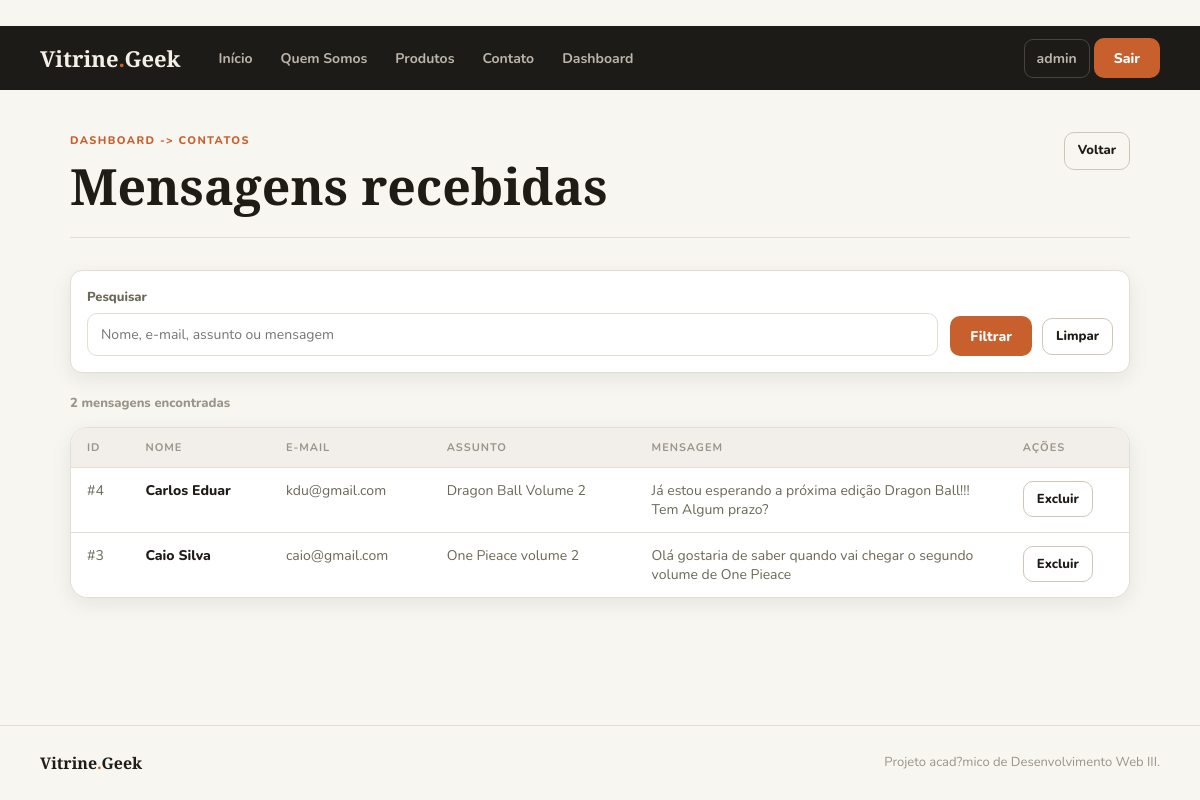
Screenshot of /contato (signed in) with the database file from the repository.
### app/models.py (models this page shows)
class Contato(models.Model):
    nome = models.CharField(max_length=100)
    email = models.EmailField(max_length=100)
    assunto = models.CharField(max_length=100)
    mensagem = models.TextField()

### app/views.py (the view, shortened to what this page needs)
# urls.py: path('contato', views.listarContato, name="contato"),
@login_required
@staff_member_required
def listarContato(request):
    busca = request.GET.get('q', '').strip()
    contatos = Contato.objects.all().order_by('-id')
    contatos_paginados, querystring = paginar_queryset(request, contatos, 10)
    return render(request, 'contato.html', {
        'contatos': contatos_paginados,
        'busca': busca,
        'querystring': querystring,
    })

### app/views.py (called while the page is built)
def paginar_queryset(request, queryset, por_pagina=10):
    query_params = request.GET.copy()
    query_params.pop('page', None)
    paginator = Paginator(queryset, por_pagina)
    return paginator.get_page(request.GET.get('page')), query_params.urlencode()

### app/templates/contato.html (shortened to what this page needs)
{% extends 'template.html' %}
{% block conteudo %}
<div class="dash-header">
    <div>
        <span class="section-label">Dashboard -> Contatos</span>
        <h1>Mensagens recebidas</h1>
    </div>
    <a href="{% url 'dashboard' %}" class="btn-ghost-sm">Voltar</a>
</div>
<form method="get" class="admin-filters admin-filters--single">
    <div class="filter-field">
        <label for="q">Pesquisar</label>
        <input type="search" id="q" name="q" value="{{ busca }}" placeholder="Nome, e-mail, assunto ou mensagem">
    </div>
    <div class="filter-actions">
        <button type="submit">Filtrar</button>
        <a href="{% url 'contato' %}" class="btn-ghost-sm">Limpar</a>
    </div>
</form>
<p class="result-count">{{ contatos.paginator.count }} mensagens encontradas</p>
<div class="table-wrap">
    <table class="responsive-table">
        <thead>
            <tr>
                <th>ID</th>
                <th>Nome</th>
                <th>E-mail</th>
                <th>Assunto</th>
                <th>Mensagem</th>
                <th>Ações</th>
            </tr>
        </thead>
        <tbody>
            {% for contato in contatos %}
                <tr>
                    <td data-label="ID">#{{ contato.id }}</td>
                    <td data-label="Nome" class="td-strong">{{ contato.nome }}</td>
                    <td data-label="E-mail">{{ contato.email }}</td>
                    <td data-label="Assunto">{{ contato.assunto }}</td>
                    <td data-label="Mensagem" class="td-description">{{ contato.mensagem|truncatechars:140 }}</td>
                    <td data-label="Ações">
                        <a href="#" onclick="openDeleteModal('{% url 'delcontato' contato.id %}', '{{ contato.nome }}'); return false;" class="btn-ghost-sm">Excluir</a>
                    </td>
                </tr>
            {% empty %}
                <tr>
                    <td colspan="6" class="table-empty">Nenhuma mensagem recebida.</td>
                </tr>
            {% endfor %}
        </tbody>
    </table>
</div>
{% endblock %}

### app/templates/template.html (shortened to what this page needs)
﻿{% load static %}
<!DOCTYPE html>
<html lang="pt-BR">
<head>
    <link rel="stylesheet" href="{% static 'css/style.css' %}">
</head>
<body>
<nav class="navbar">
    <a href="{% url 'index' %}" class="nav-brand">Vitrine<span class="dot">.</span>Geek</a>
    <div class="nav-menu" id="navMenu">
        <div class="nav-links">
            <a href="{% url 'index' %}">Início</a>
            <a href="{% url 'quemsomos' %}">Quem Somos</a>
            <a href="{% url 'loja' %}">Produtos</a>
            <a href="{% url 'addcontato' %}">Contato</a>
            {% if user.is_authenticated and user.is_staff %}
                <a href="{% url 'dashboard' %}">Dashboard</a>
            {% endif %}
        </div>
        <div class="nav-actions">
            {% if user.is_authenticated %}
                <a href="{% url 'perfil' %}" class="nav-btn-ghost">{{ user.username }}</a>
                <form action="{% url 'logout' %}" method="post" class="logout-form">
                    <button type="submit" class="nav-btn-accent">Sair</button>
                </form>
            {% else %}
                <a href="{% url 'login' %}" class="nav-btn-ghost">Entrar</a>
                <a href="{% url 'cadastro' %}" class="nav-btn-accent">Cadastrar</a>
            {% endif %}
        </div>
    </div>
</nav>
<main class="main-content">
    {% block conteudo %}{% endblock %}
</main>
<footer class="footer">
    <div class="footer-brand">Vitrine<span class="dot">.</span>Geek</div>
    <p class="footer-copy">Projeto acad?mico de Desenvolvimento Web III.</p>
</footer>
</body>
</html>

### rows the page displays
Contato: id "4", nome "Carlos Eduar", email "kdu@gmail.com", assunto "Dragon Ball Volume 2", mensagem "Já estou esperando a próxima edição Dragon Ball!!! Tem Algum prazo?"
Contato: id "3", nome "Caio Silva", email "caio@gmail.com", assunto "One Pieace volume 2", mensagem "Olá gostaria de saber quando vai chegar o segundo volume de One Pieace"

### other values shown
{{ user.username }} "admin"
{{ contatos.paginator.count }} "2"
